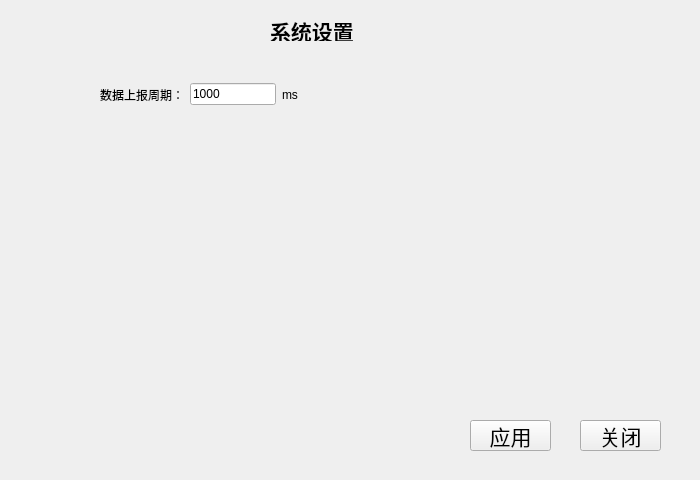
<?xml version="1.0" encoding="UTF-8"?>
<ui version="4.0">
 <class>SetSys</class>
 <widget class="QWidget" name="SetSys">
  <property name="geometry">
   <rect>
    <x>0</x>
    <y>0</y>
    <width>700</width>
    <height>480</height>
   </rect>
  </property>
  <property name="windowTitle">
   <string>Form</string>
  </property>
  <widget class="QLabel" name="label">
   <property name="geometry">
    <rect>
     <x>270</x>
     <y>20</y>
     <width>121</width>
     <height>21</height>
    </rect>
   </property>
   <property name="font">
    <font>
     <pointsize>16</pointsize>
     <weight>75</weight>
     <bold>true</bold>
    </font>
   </property>
   <property name="text">
    <string>系统设置</string>
   </property>
  </widget>
  <widget class="QPushButton" name="pushButton">
   <property name="geometry">
    <rect>
     <x>580</x>
     <y>420</y>
     <width>81</width>
     <height>31</height>
    </rect>
   </property>
   <property name="font">
    <font>
     <pointsize>16</pointsize>
    </font>
   </property>
   <property name="text">
    <string>关闭</string>
   </property>
  </widget>
  <widget class="QPushButton" name="pushButton_2">
   <property name="geometry">
    <rect>
     <x>470</x>
     <y>420</y>
     <width>81</width>
     <height>31</height>
    </rect>
   </property>
   <property name="font">
    <font>
     <pointsize>16</pointsize>
    </font>
   </property>
   <property name="text">
    <string>应用</string>
   </property>
  </widget>
  <widget class="QWidget" name="">
   <property name="geometry">
    <rect>
     <x>100</x>
     <y>80</y>
     <width>198</width>
     <height>29</height>
    </rect>
   </property>
   <layout class="QHBoxLayout" name="horizontalLayout">
    <item>
     <widget class="QLabel" name="label_2">
      <property name="text">
       <string>数据上报周期：</string>
      </property>
     </widget>
    </item>
    <item>
     <widget class="QLineEdit" name="lineEdit">
      <property name="text">
       <string>1000</string>
      </property>
     </widget>
    </item>
    <item>
     <widget class="QLabel" name="label_3">
      <property name="text">
       <string>ms</string>
      </property>
     </widget>
    </item>
   </layout>
  </widget>
 </widget>
 <resources/>
 <connections/>
</ui>
